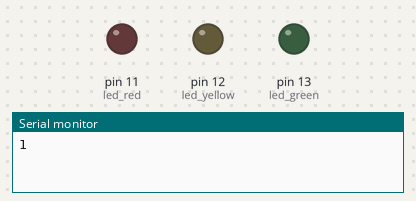
Simulated run of this sketch. Board: Arduino Uno, built with avr-gcc and run on an emulated ATmega328P. On the bench: output pins drawn as LEDs (lit = HIGH), the last lines printed to the serial monitor.

Above: at 0.5 s.
At 1.5 s:
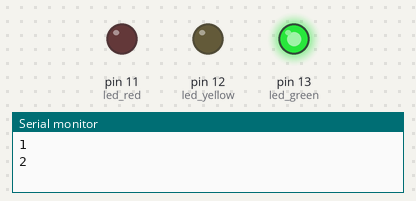
At 2.5 s:
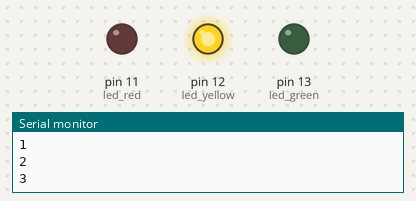
At 3.5 s:
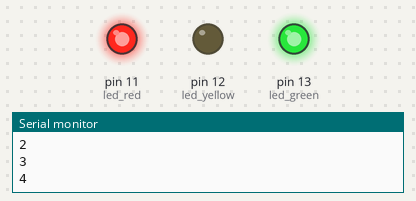
Timing chart, 0 to 5.2 s (numbered marks = the images above):
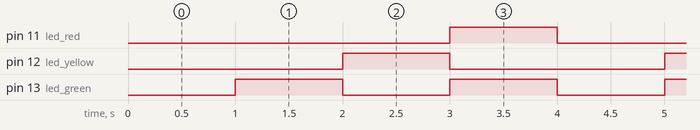

The sketch:

led_ex02.ino
```cpp
int led_green = 13;
int led_yellow = 12;
int led_red = 11;

void setup() {
  pinMode(led_green, OUTPUT);
  pinMode(led_yellow, OUTPUT);
  pinMode(led_red, OUTPUT);

  Serial.begin(9600);
}

void loop() {
  int count = 0;

  while(count < 100)
  {
    count = count + 1;
    Serial.println(count);

    if(count % 2 == 0)
      digitalWrite(led_green, HIGH);
    if(count % 3 == 0)
      digitalWrite(led_yellow, HIGH);
    if(count % 4 == 0)
      digitalWrite(led_red, HIGH);

    delay(1000);

    digitalWrite(led_green, LOW);
    digitalWrite(led_yellow, LOW);
    digitalWrite(led_red, LOW);
  }
}
```

Measured:
- by itself, pin 11 (led_red): alternates HIGH for 1.0 s and LOW for 3.0 s
- by itself, pin 12 (led_yellow): alternates HIGH for 1.0 s and LOW for 2.0 s
- by itself, pin 13 (led_green): alternates HIGH for 1.0 s and LOW for 1.0 s
